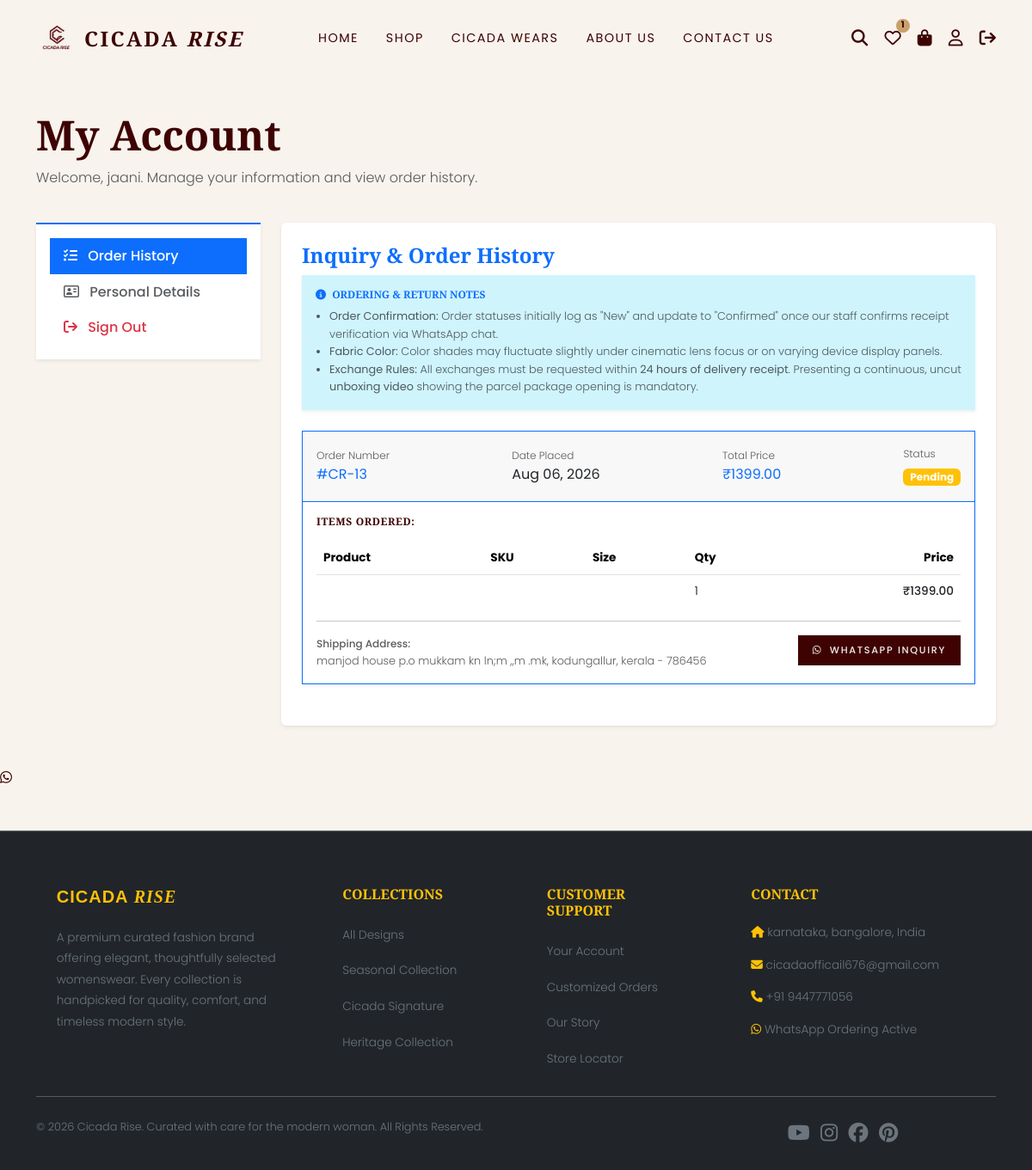
Page /profile/ (signed in) on the committed database.
### store/models.py (models this page shows, shortened)
class Order(models.Model):
    STATUS_CHOICES = [
        ('New', 'New'),
        ('Pending', 'Pending'),
        ('Confirmed', 'Confirmed'),
        ('Packed', 'Packed'),
        ('Shipped', 'Shipped'),
        ('Delivered', 'Delivered'),
        ('Cancelled', 'Cancelled'),
    ]
    user = models.ForeignKey(User, on_delete=models.CASCADE, related_name='orders')
    customer_name = models.CharField(max_length=100)
    customer_phone = models.CharField(max_length=15)
    shipping_address = models.TextField()
    shipping_charge = models.DecimalField(max_digits=10, decimal_places=2, default=0.00)
    total_amount = models.DecimalField(max_digits=10, decimal_places=2)
    status = models.CharField(max_length=20, default='New', choices=STATUS_CHOICES)
    order_date = models.DateTimeField(auto_now_add=True)
    wa_message_sent = models.BooleanField(default=False)
    admin_notes = models.TextField(blank=True, default="")

class OrderItem(models.Model):
    order = models.ForeignKey(Order, on_delete=models.CASCADE, related_name='items')
    product = models.ForeignKey(Product, on_delete=models.SET_NULL, null=True)
    variant = models.ForeignKey(ProductVariant, on_delete=models.SET_NULL, null=True)
    quantity = models.PositiveIntegerField(default=1)
    price = models.DecimalField(max_digits=10, decimal_places=2)

### store/views.py (the view, shortened to what this page needs)
# urls.py: path('profile/', views.profile_view, name='profile'),
@login_required
def profile_view(request):
    profile, _ = CustomerProfile.objects.get_or_create(user=request.user)
    user_form = UserProfileForm(instance=request.user)
    profile_form = CustomerProfileForm(instance=profile)
    orders = Order.objects.filter(user=request.user).order_by('-order_date')
    return render(request, 'store/profile.html', {
        'user_form': user_form,
        'profile_form': profile_form,
        'orders': orders,
    })

### store/context_processors.py (called while the page is built)
def cart_and_wishlist(request):
    if request.user.is_authenticated:
        cart, created = Cart.objects.get_or_create(user=request.user)
        cart_count = cart.items_count
        wishlist_count = Wishlist.objects.filter(user=request.user).count()
    else:
        cart_count = 0
        wishlist_count = 0
    return {
        'cart_count': cart_count,
        'wishlist_count': wishlist_count
    }

### store/models.py (called while the page is built)
    @property
    def items_count(self):
        return sum(item.quantity for item in self.items.all())

### store/templates/store/profile.html (shortened to what this page needs)
{% extends 'store/base.html' %}
{% load static %}
{% block content %}
<div class="container py-5" x-data="{ activeTab: '{% if user_form.errors or profile_form.errors or request.GET.tab == 'details' %}details{% else %}orders{% endif %}' }">
    <div class="row mb-4">
        <div class="col-12">
            <h1 class="font-display display-5 text" style="color: #3E0202;">My Account</h1>
            <p class="text-muted">Welcome, {{ user.first_name|default:user.username }}. Manage your information and view order history.</p>
        </div>
    </div>
    <div class="row g-4">
        <div class="col-md-3">
            <div class="list-group list-group-flush shadow-sm bg-white p-3 border-top border-primary border-2">
                <button type="button"
                        :class="{'list-group-item list-group-item-action border-0 px-3 py-2 fw-medium': true, 'active bg-primary text-white': activeTab === 'orders', 'text-muted': activeTab !== 'orders'}"
                        @click="activeTab = 'orders'"
                        id="profile-tab-orders">
                    <i class="fa-solid fa-list-check me-2"></i> Order History
                </button>
                <button type="button"
                        :class="{'list-group-item list-group-item-action border-0 px-3 py-2 fw-medium': true, 'active bg-primary text-white': activeTab === 'details', 'text-muted': activeTab !== 'details'}"
                        @click="activeTab = 'details'"
                        id="profile-tab-details">
                    <i class="fa-regular fa-address-card me-2"></i> Personal Details
                </button>
                <a href="{% url 'logout' %}" class="list-group-item list-group-item-action border-0 px-3 py-2 text-danger fw-medium" id="profile-tab-logout">
                    <i class="fa-solid fa-arrow-right-from-bracket me-2"></i> Sign Out
                </a>
            </div>
        </div>
        <div class="col-md-9">
            <div x-show="activeTab === 'orders'" class="card border-0 bg-white p-4 shadow-sm" style="display: none;" id="profile-orders-section">
                <h3 class="font-display h4 mb-2 text-primary">Inquiry & Order History</h3>
                <div class="alert alert-info py-3 px-3 rounded-0 border-0 shadow-sm mb-4" style="font-size:0.8rem;" id="profile-policies-reminder-banner">
                    <h5 class="h6 font-body fw-bold text-uppercase mb-2 text-primary" style="font-size:0.75rem;"><i class="fa-solid fa-circle-info me-1"></i> Ordering & Return Notes</h5>
                    <ul class="mb-0 ps-3 text-muted">
                        <li><strong>Order Confirmation:</strong> Order statuses initially log as "New" and update to "Confirmed" once our staff confirms receipt verification via WhatsApp chat.</li>
                        <li><strong>Fabric Color:</strong> Color shades may fluctuate slightly under cinematic lens focus or on varying device display panels.</li>
                        <li><strong>Exchange Rules:</strong> All exchanges must be requested within <strong>24 hours of delivery receipt</strong>. Presenting a continuous, uncut <strong>unboxing video</strong> showing the parcel package opening is mandatory.</li>
                    </ul>
                </div>
                {% for order in orders %}
                    <div class="card rounded-0 border-primary mb-4 shadow-sm" id="order-card-{{ order.id }}">
                        <div class="card-header bg-cream border-bottom border-primary py-3 d-flex justify-content-between align-items-center flex-wrap g-2">
                            <div>
                                <span class="d-block text-muted" style="font-size:0.75rem;">Order Number</span>
                                <strong class="text-primary">#CR-{{ order.id }}</strong>
                            </div>
                            <div>
                                <span class="d-block text-muted" style="font-size:0.75rem;">Date Placed</span>
                                <strong class="text-dark">{{ order.order_date|date:"M d, Y" }}</strong>
                            </div>
                            <div>
                                <span class="d-block text-muted" style="font-size:0.75rem;">Total Price</span>
                                <strong class="text-primary">₹{{ order.total_amount|floatformat:2 }}</strong>
                            </div>
                            <div>
                                <span class="d-block text-muted mb-1" style="font-size:0.75rem;">Status</span>
                                <span class="badge bg-{% if order.status == 'New' %}info{% elif order.status == 'Pending' %}warning{% elif order.status == 'Confirmed' %}primary{% elif order.status == 'Packed' %}secondary{% elif order.status == 'Shipped' %}dark{% elif order.status == 'Delivered' %}success{% else %}danger{% endif %}">
                                    {{ order.status }}
                                </span>
                            </div>
                        </div>
                        <div class="card-body">
                            <h4 class="font-body fw-bold text-uppercase mb-3" style="font-size:0.75rem; letter-spacing:0.05em;">Items Ordered:</h4>
                            <div class="table-responsive">
                                <table class="table align-middle table-borderless mb-0" style="font-size:0.85rem;">
                                    <thead>
                                        <tr class="border-bottom text-muted">
                                            <th>Product</th>
                                            <th>SKU</th>
                                            <th>Size</th>
                                            <th>Qty</th>
                                            <th class="text-end">Price</th>
                                        </tr>
                                    </thead>
                                    <tbody>
                                        {% for item in order.items.all %}
                                            <tr>
                                                <td>
                                                </td>
                                                <td>{{ item.product.sku }}</td>
                                                <td>
                                                </td>
                                                <td>{{ item.quantity }}</td>
                                                <td class="text-end fw-medium text-dark">₹{{ item.price|floatformat:2 }}</td>
                                            </tr>
                                        {% endfor %}
                                    </tbody>
                                </table>
                            </div>
                            <hr>
                            <div class="row mt-3">
                                <div class="col-md-8">
                                    <span class="d-block text-muted fw-medium" style="font-size:0.75rem;">Shipping Address:</span>
                                    <p class="text-muted mb-0" style="font-size:0.8rem;">{{ order.shipping_address }}</p>
                                </div>
                                <div class="col-md-4 text-md-end mt-2 mt-md-0">
                                    <a href="https://api.whatsapp.com/send?phone=919447771056&text=Hello%20Cicada%20Rise%20Team!%20I%20would%20like%20to%20inquire%20about%20Order%20%23CR-{{ order.id }}." target="_blank" class="btn btn-premium btn-sm py-2 px-3" style="font-size:0.7rem;" id="order-whatsapp-inquiry-{{ order.id }}">
                                        <i class="fa-brands fa-whatsapp me-1"></i> WhatsApp Inquiry
                                    </a>
                                </div>
                            </div>
                        </div>
                    </div>
                {% empty %}
                    <div class="text-center py-5">
                        <i class="fa-solid fa-leaf text-warning fs-1 mb-3"></i>
                        <p class="text-muted">You haven't initiated any product inquiries or orders yet.</p>
                        <a href="{% url 'shop' %}" class="btn btn-premium-outline mt-2" id="order-start-shop-btn">Explore Shop</a>
                    </div>
                {% endfor %}
            </div>
        </div>
    </div>
</div>
{% endblock %}

### store/static/store/css/style.css (style rules this page uses)
:root { --primary: #3E0202; --secondary: #D6B48C; --gold: #C8A16A; --cream: #F8F3ED; --dark: #161616; --white: #FFFFFF; --light-gray: #E8E2DA; --font-heading: 'Playfair Display', serif; --font-body: 'Poppins', sans-serif; --transition-smooth: all 0.4s cubic-bezier(0.16, 1, 0.3, 1); --glass-bg: rgba(248, 243, 237, 0.7); --glass-border: rgba(62, 2, 2, 0.1); --shadow-premium: 0 15px 35px rgba(22, 22, 22, 0.05); }
body { background-color: var(--cream); color: var(--dark); font-family: var(--font-body); font-weight: 300; line-height: 1.6; overflow-x: hidden; }
h1, h2, h3, h4, h5, h6, .font-display { font-family: var(--font-heading); color: var(--primary); font-weight: 700; }
a { color: var(--primary); transition: var(--transition-smooth); }
.btn-premium { background-color: var(--primary); color: var(--cream); border: 1px solid var(--primary); padding: 0.8rem 2.2rem; font-family: var(--font-body); font-size: 0.85rem; font-weight: 500; text-transform: uppercase; letter-spacing: 0.15em; border-radius: 0; transition: var(--transition-smooth); position: relative; overflow: hidden; z-index: 1; }
.btn-premium::before { content: ''; position: absolute; top: 0; left: -100%; width: 100%; height: 100%; background-color: var(--gold); z-index: -1; transition: var(--transition-smooth); }

### rows in the picture
Order: id "13", order_date "Aug 06, 2026", total_amount "1399.00", status "Pending", shipping_address "manjod house p.o mukkam kn ln;m ,,m .mk, kodungallur, kerala - 786456"
OrderItem: quantity "1", price "1399.00"

### other values in the picture
{{ wishlist_count }} "1"
{{ user.first_name|default:user.username }} "jaani"
